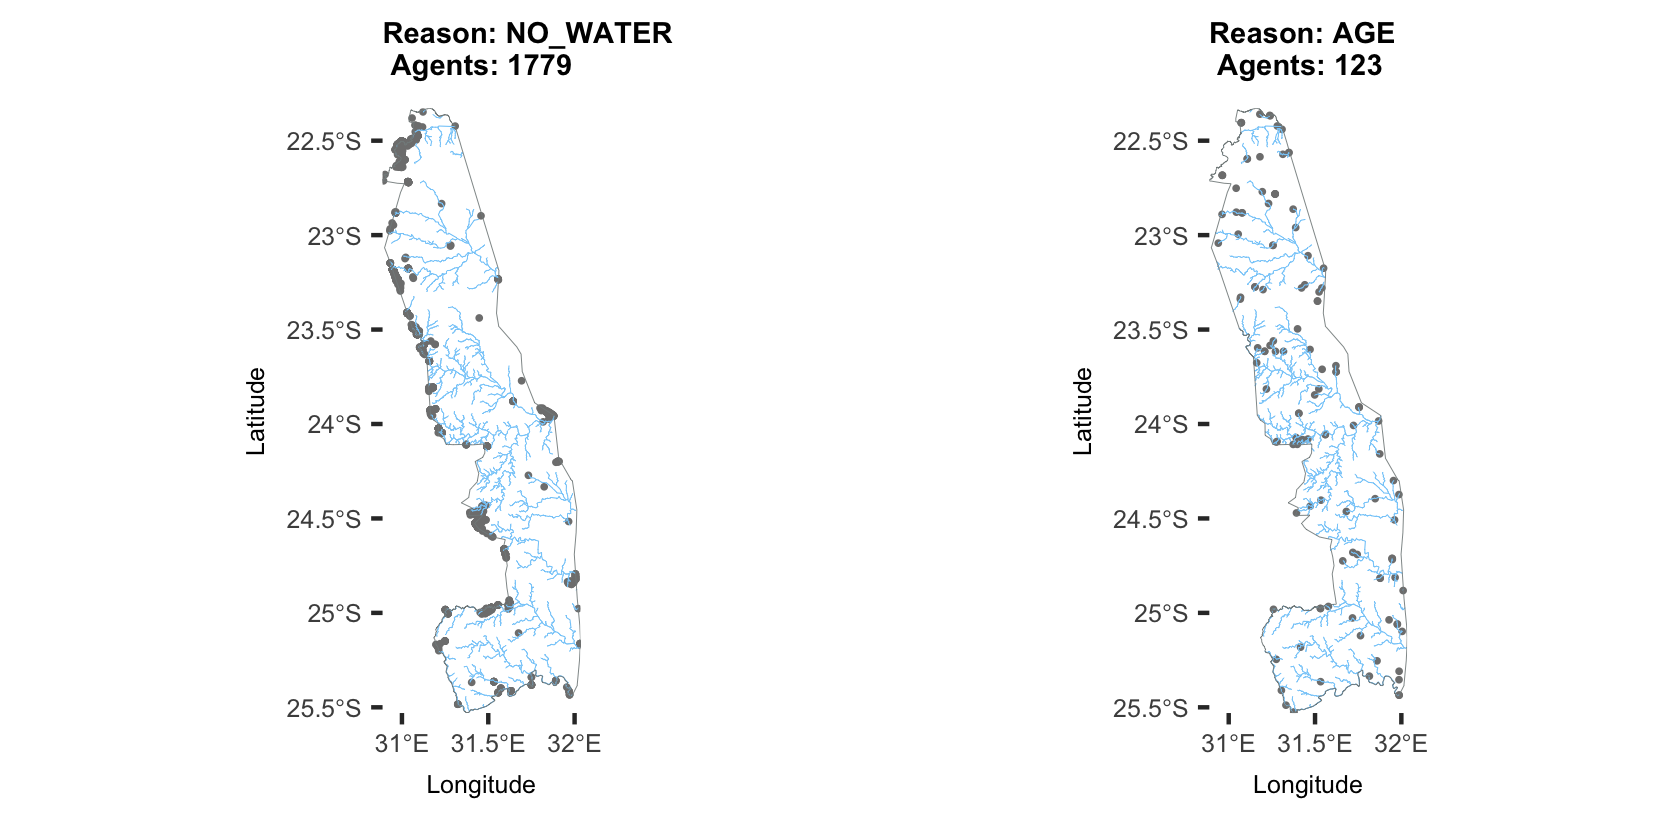

Write R code to recreate this figure.
library(ncdf4)
library(raster)
library(maptools)
library(rgdal)
library(plyr)
library(RColorBrewer)

library(mongolite)
library(jsonlite)

library(ggplot2)
library(ggspatial)
library(gridExtra)
library(ggpubr)

reasons <- c("NO_WATER", "AGE", "NO_FOOD", "CULLING") #

collectionAgents <- "f6ae7ad2-cfbf-4917-af79-263e102e2052-kf"
conAgents <- mongo(collectionAgents, url = "mongodb://127.0.0.1:27017/ResultData")

#https://www.rdocumentation.org/packages/raster/versions/2.6-7/topics/shapefile
rivers <- shapefile("~/ownCloud/MARS_Modelle/MARS_KNP/Water/gis_vector_rivers/gis_rivers.shp", stringsAsFactors=FALSE, verbose=FALSE, warnPRJ=TRUE)
borders <- shapefile("~/ownCloud/MARS_Modelle/MARS_KNP/Fence/gis_vector_knp_border/gis_knp_border_checked.shp", stringsAsFactors=FALSE, verbose=FALSE, warnPRJ=TRUE)



# Converting lat/long to DM, DMS see link
# https://stackoverflow.com/questions/45698588/revisiting-the-format-latitude-and-longitude-axis-labels-in-ggplot
scale_x_longitude <- function(xmin=-180, xmax=180, step=1, ...) {
  xbreaks <- seq(xmin,xmax,step)
  xlabels <- unlist(lapply(xbreaks, function(x) ifelse(x < 0, parse(text=paste0(x,"^o", "*W")), ifelse(x > 0, parse(text=paste0(x,"^o", "*E")),x))))
  return(scale_x_continuous("Longitude", breaks = xbreaks, labels = xlabels, expand = c(0, 0)))
}
scale_y_latitude <- function(ymin=-90, ymax=90, step=0.5, ...) {
  ybreaks <- seq(ymin,ymax,step)
  ylabels <- unlist(lapply(ybreaks, function(x) ifelse(x < 0, parse(text=paste0(x,"^o", "*S")), ifelse(x > 0, parse(text=paste0(x,"^o", "*N")),x))))
  return(scale_y_continuous("Latitude", breaks = ybreaks, labels = ylabels, expand = c(0, 0)))
} 


plots <- list()
i<-1
for (reason in reasons) {
  ### agent data
  agentData <- conAgents$find(sprintf('{"Properties.MatterOfDeath":"%s", "Properties.AgentType":"%s"}', reason, "Elephant"), limit=1000000)
  agentDataCount <- nrow(agentData)
  
  print(sprintf("%i agents died because of: %s",agentDataCount,reason))

  xVals = c()
  yVals = c()
  
  if(nrow(agentData) > 0) {
    for(pos in agentData$Position){
      xVals <- append(xVals,pos[1])
      yVals <- append(yVals,pos[2])
    }
    agentDataPos <- data.frame(x=xVals,y=yVals)
    
    plots[[i]] <- ggplot(agentDataPos,aes(x, y)) +
      theme( # plot.margin = unit(c(1, 0, 1, 0), "cm"),
            panel.background = element_blank(),
            text = element_text(size=6), 
            axis.text = element_text(size=6),
            plot.title = element_text(size = 7, face = "bold"),
            legend.title=element_text(size=6), 
            legend.text=element_text(size=6)) + #
      coord_sf(crs = 4326) +
      labs(title = sprintf("Reason: %s \n Agents: %i",reason,agentDataCount)) + #x = "", y = "",
      geom_point(size=0.2,color="gray50")+
      geom_hex(binwidth = c(0.09,0.09), alpha=0.85)+ #10km2 geom_bin2d
      scale_fill_gradient(low = "#ffaabb", high = "#550011") + 
      #stat_density_2d(aes(fill = ..level..), geom = "polygon")
      scale_x_longitude(30.5,32.5,0.5)+
      scale_y_latitude(-25.5,-21.5,0.5)+
      geom_polygon(data=rivers, aes(x=long, y=lat, group=group), 
                   fill=NA,color="lightskyblue", size=0.1)+
      geom_polygon(data=borders, aes(x=long, y=lat, group=group), 
                   fill=NA,color="azure4", size=0.1)
    
    i<-i+1
  }
}


# output/input
#png( file="Deaths.png", height=1754, width=1240, units = "px", res=300 ) #300 print, units = "cm"
# arrange: 
#         http://rstudio-pubs-static.s3.amazonaws.com/2852_379274d7c5734f979e106dcf019ec46c.html
#         http://www.sthda.com/english/wiki/print.php?id=177
#sub last iteration, todo: for loop in R
i <- i - 1
rows <- ceiling(i/2)

g <- ggarrange( plotlist = plots, nrow = rows, ncol = min(i,2)) #, common.legend = TRUE, legend="top"
ggsave( "~/Downloads/MatterOfDeathPositions.png", g, width = 14, height = 7*rows, units = "cm", dpi = 300 ) # no automatic height detection!
graphics.off()

#dev.off()
